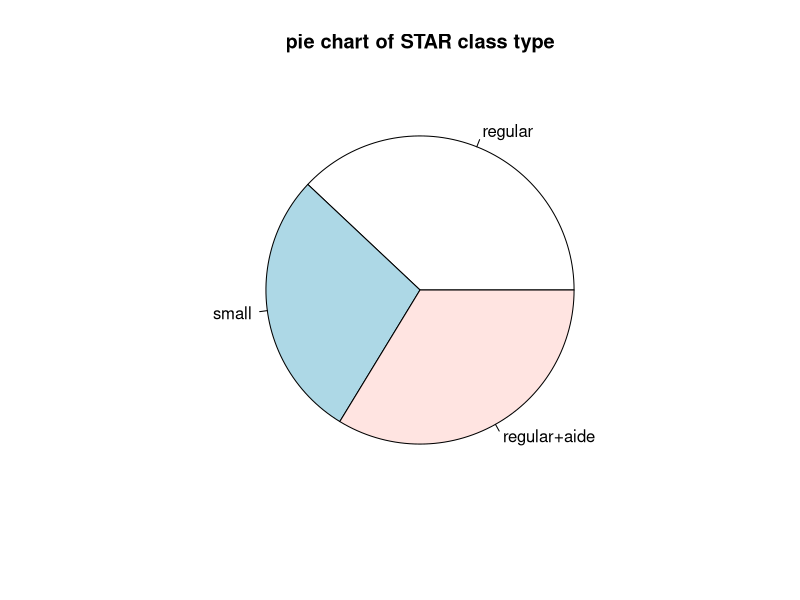
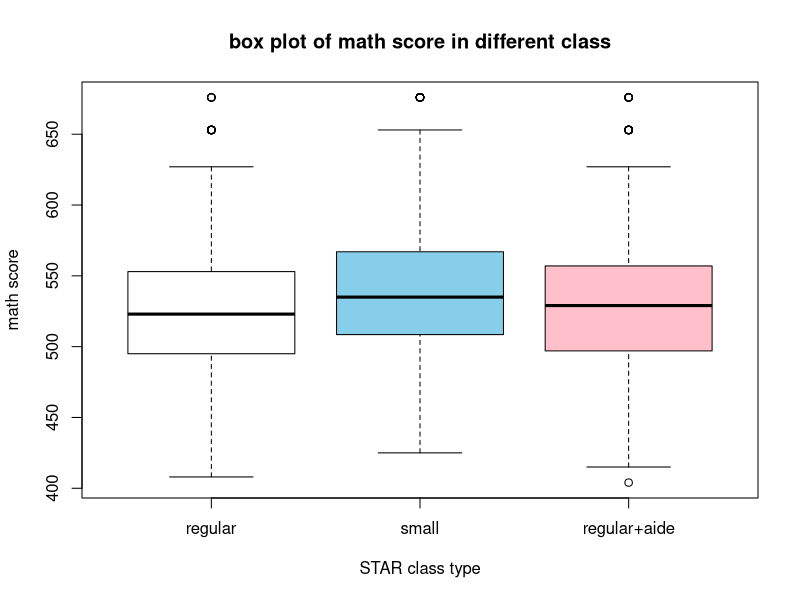
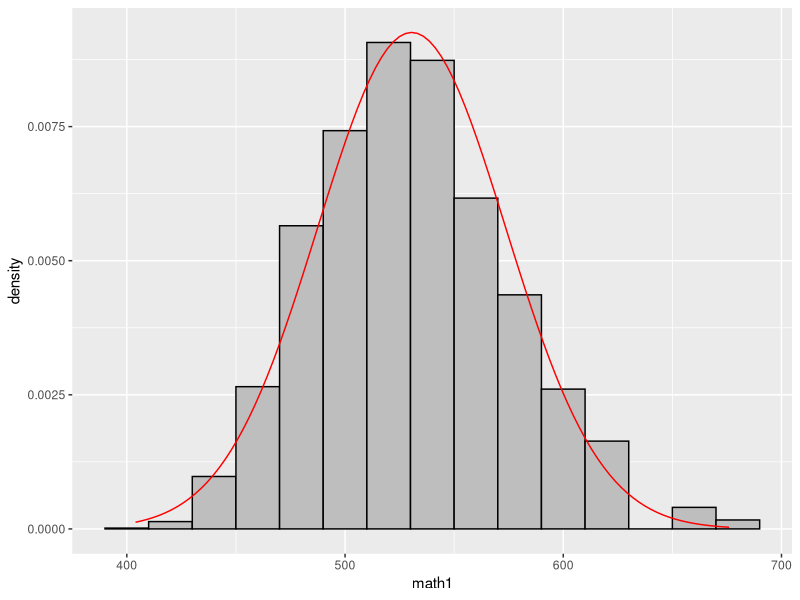
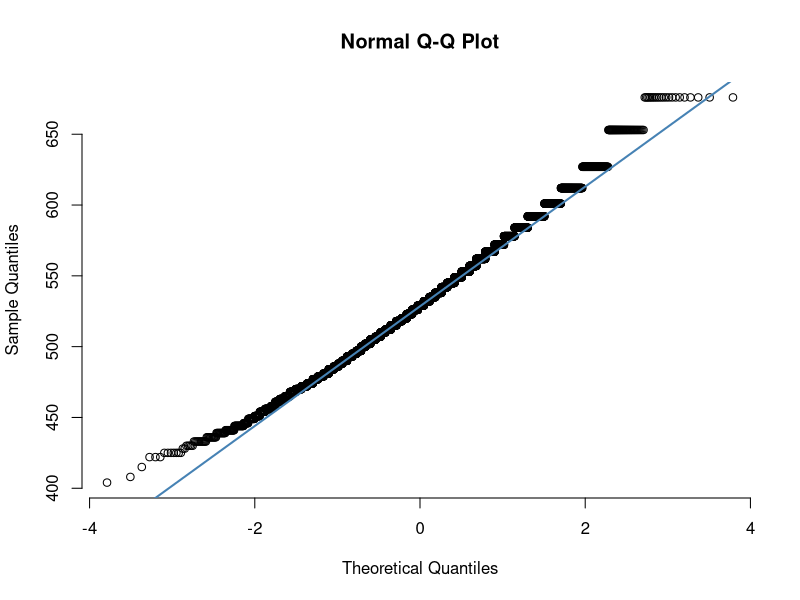
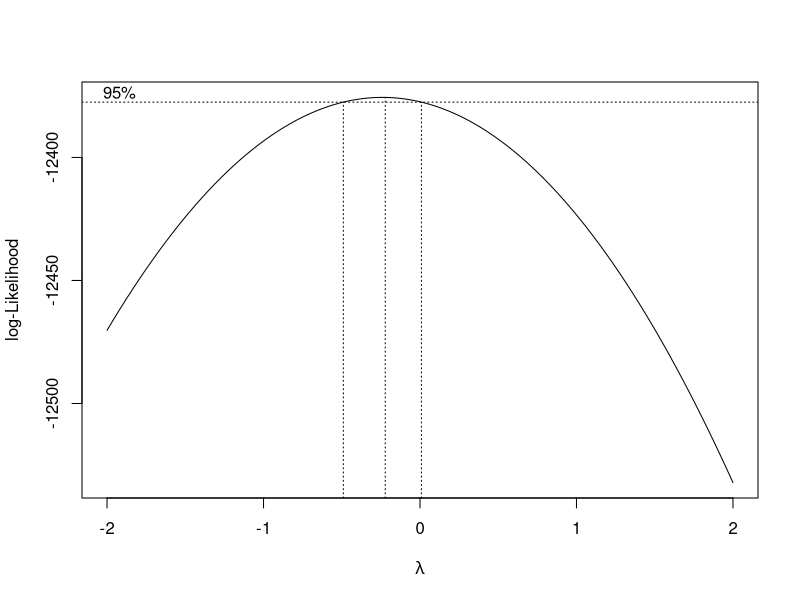
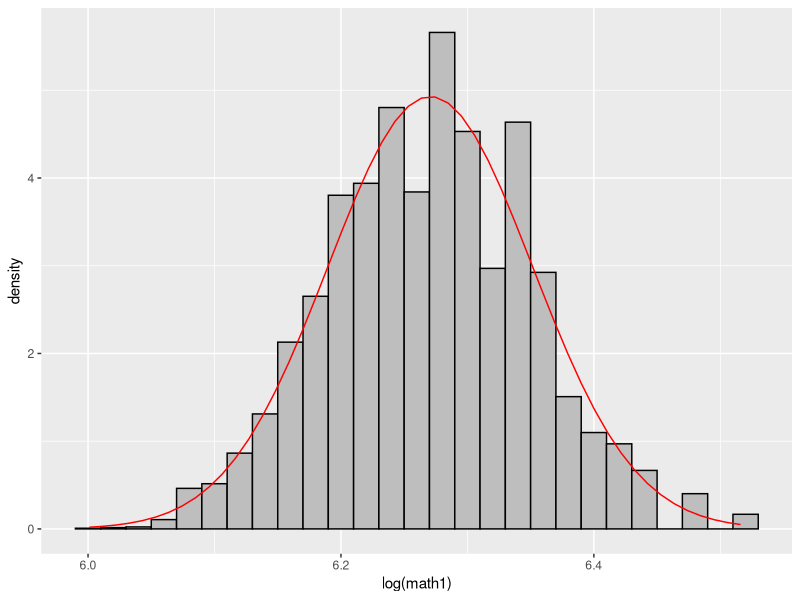
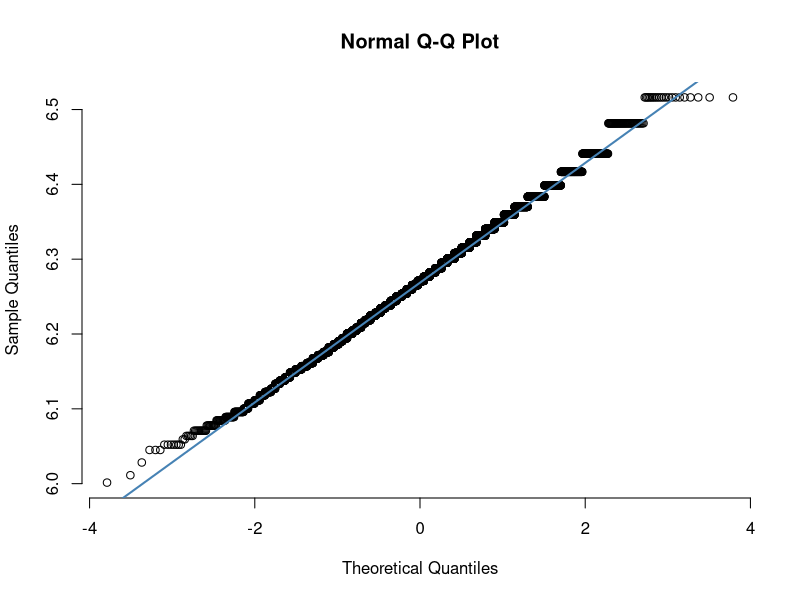

Reproduce these figures in R, in order.
## ---- chunk 1
knitr::opts_chunk$set(echo = TRUE)
## ---- chunk 2
#install.packages("AER")
library(AER)
data("STAR")
## ---- chunk 3
data <- data.frame(star1 = STAR$star1, math1 = STAR$math1)

sapply(data,class)
sapply(data,summary)
## ---- chunk 4
data.star1.na <- data[is.na(data$star1),]
all(is.na(data.star1.na$math1))
## ---- chunk 5
data_remove_na <- na.omit(data[-is.na(data$star1),])
## ---- chunk 6
table(data_remove_na$star1)
pie(table(data_remove_na$star1),main = "pie chart of STAR class type")
tapply(data_remove_na$math1, data_remove_na$star1,summary)
boxplot(data$math1~data$star1,main = "box plot of math score in different class", 
        xlab = "STAR class type", ylab = "math score", col = c("white", "skyblue", "pink"))
## ---- chunk 7
#hist(data_remove_na$math1, main = "histogram of math socre in 1st grade")
#qqnorm(data_remove_na$math1)
#qqline(data_remove_na$math1)
## ---- chunk 8
library(ggplot2)
x <- seq(404, 676, length.out=100)
df <- with(data_remove_na, data.frame(x = x, y = dnorm(x, mean(math1), sd(math1))))

ggplot(data_remove_na, aes(x=math1, y = ..density..)) + 
  geom_histogram(binwidth = 20, fill = "grey", color = "black") +
  geom_line(data = df, aes(x = x, y = y), color = "red")

qqnorm(data_remove_na$math1, pch = 1, frame = FALSE)
qqline(data_remove_na$math1, col = "steelblue", lwd = 2)
## ---- chunk 9
library(MASS)
boxcox(math1 ~ star1 , data = data_remove_na)
## ---- chunk 10
#hist(log(data_remove_na$math1), main = "histogram of math socre in 1st grade")
#qqnorm(log(data_remove_na$math1))
#qqline(log(data_remove_na$math1))
## ---- chunk 11
summary(log(data_remove_na$math1))
x <- seq(6.001, 6.516, length.out=50)
df <- with(data_remove_na, data.frame(x = x, y = dnorm(x, mean(log(math1)), sd(log(math1)))))

ggplot(data_remove_na, aes(x=log(math1), y = ..density..)) + 
  geom_histogram(binwidth = 0.02, fill = "grey", color = "black") +
  geom_line(data = df, aes(x = x, y = y), color = "red")

qqnorm(log(data_remove_na$math1), pch = 1, frame = FALSE)
qqline(log(data_remove_na$math1), col = "steelblue", lwd = 2)
## ---- chunk 12
library(tidyverse)
data_remove_na %>%
  group_by(star1) %>%
  summarize(var_math1 = var(log(math1), na.rm = T))
## ---- chunk 13
anova.fit<- aov(log(math1)~star1,data=data_remove_na)
summary(anova.fit)
anova.fit$coefficients
